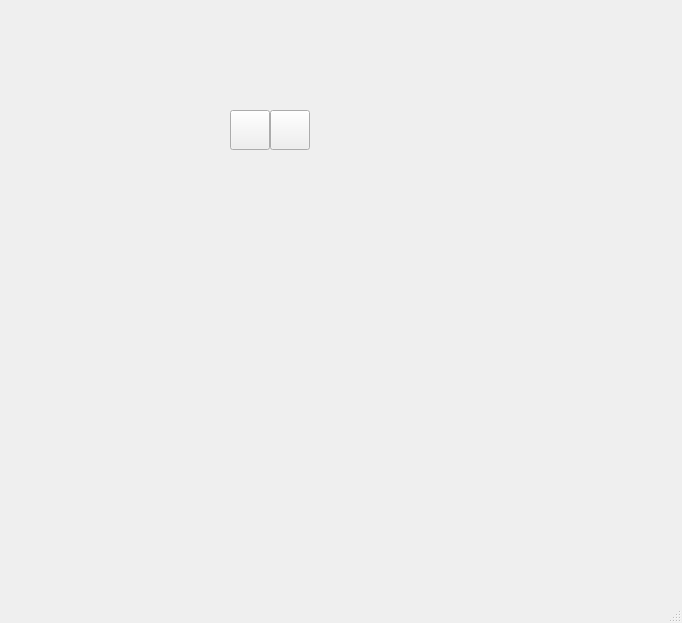
<?xml version="1.0" encoding="UTF-8"?>
<ui version="4.0">
 <class>MainWindow</class>
 <widget class="QMainWindow" name="MainWindow">
  <property name="geometry">
   <rect>
    <x>0</x>
    <y>0</y>
    <width>682</width>
    <height>623</height>
   </rect>
  </property>
  <property name="windowTitle">
   <string>MainWindow</string>
  </property>
  <property name="windowIcon">
   <iconset>
    <normaloff>:/0/0.png</normaloff>:/0/0.png</iconset>
  </property>
  <property name="iconSize">
   <size>
    <width>40</width>
    <height>40</height>
   </size>
  </property>
  <widget class="QWidget" name="centralwidget">
   <widget class="QLabel" name="lbl">
    <property name="geometry">
     <rect>
      <x>90</x>
      <y>110</y>
      <width>40</width>
      <height>40</height>
     </rect>
    </property>
    <property name="text">
     <string/>
    </property>
    <property name="pixmap">
     <pixmap>0.png</pixmap>
    </property>
   </widget>
   <widget class="QPushButton" name="pb">
    <property name="geometry">
     <rect>
      <x>230</x>
      <y>110</y>
      <width>40</width>
      <height>40</height>
     </rect>
    </property>
    <property name="text">
     <string/>
    </property>
    <property name="icon">
     <iconset>
      <normaloff>0.png</normaloff>0.png</iconset>
    </property>
    <property name="iconSize">
     <size>
      <width>40</width>
      <height>40</height>
     </size>
    </property>
   </widget>
   <widget class="QLabel" name="lbl2">
    <property name="geometry">
     <rect>
      <x>130</x>
      <y>110</y>
      <width>40</width>
      <height>40</height>
     </rect>
    </property>
    <property name="text">
     <string/>
    </property>
    <property name="pixmap">
     <pixmap>0.png</pixmap>
    </property>
   </widget>
   <widget class="QPushButton" name="pb2">
    <property name="geometry">
     <rect>
      <x>270</x>
      <y>110</y>
      <width>40</width>
      <height>40</height>
     </rect>
    </property>
    <property name="text">
     <string/>
    </property>
    <property name="icon">
     <iconset>
      <normaloff>0.png</normaloff>0.png</iconset>
    </property>
    <property name="iconSize">
     <size>
      <width>40</width>
      <height>40</height>
     </size>
    </property>
   </widget>
  </widget>
  <widget class="QMenuBar" name="menubar">
   <property name="geometry">
    <rect>
     <x>0</x>
     <y>0</y>
     <width>682</width>
     <height>21</height>
    </rect>
   </property>
  </widget>
  <widget class="QStatusBar" name="statusbar"/>
 </widget>
 <resources/>
 <connections/>
</ui>
